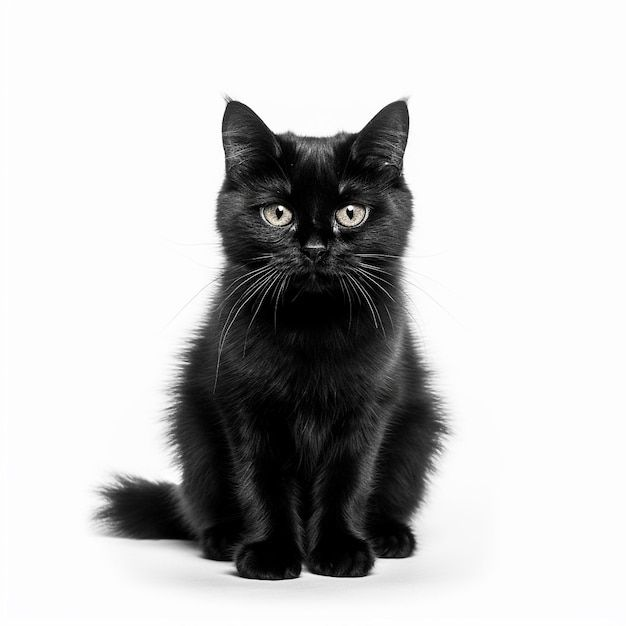
#> input picture images/img555.jpg, 626 x 626 px
$ python CW_lesson5.py
#> lines starting #> are read from the running program, lines starting #| are printed output that depends on the picture; after the words box and inside, x2 and y2 are one past the last pixel; in counts of white or black regions, pixels touching at a corner belong together
import cv2
import numpy as np

img = cv2.imread('images/img555.jpg')
#> img is the input picture: shape (626, 626, 3); mean B, G, R 194.6, 194.7, 194.7
img_copy = img.copy()

img = cv2.GaussianBlur(img, (5, 5), 2)
img = cv2.cvtColor(img, cv2.COLOR_BGR2HSV)
#> img: shape (626, 626, 3); mean H, S, V 0.9, 0.2, 194.7

lower = np.array([0, 0, 0])
upper = np.array([179, 255, 234])

mask = cv2.inRange(img, lower, upper)
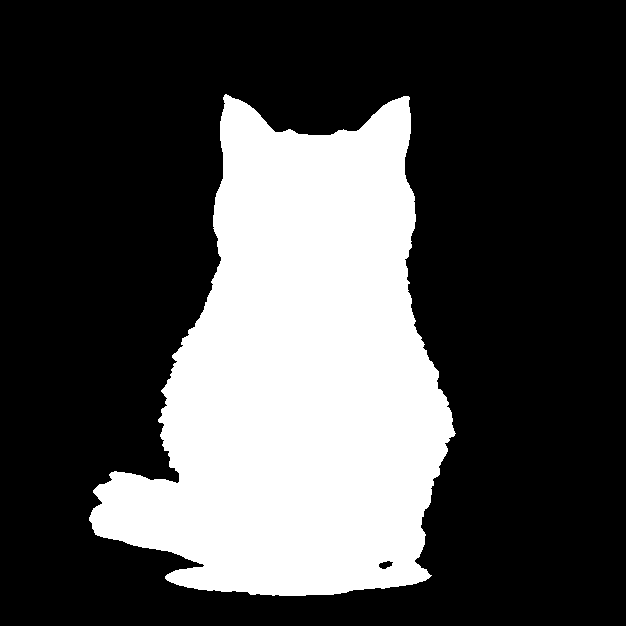
#> mask: shape (626, 626); 29.3% white; 1 white region
img = cv2.bitwise_and(img, img, mask = mask)
#> img: shape (626, 626, 3); mean H, S, V 0.3, 0.2, 16.3


contours, _ = cv2.findContours(mask, cv2.RETR_EXTERNAL, cv2.CHAIN_APPROX_SIMPLE)
#> contours = 1 contour; box (x1, y1, x2, y2) and area: (89, 94, 456, 596) 114141

for cnt in contours:
    area = cv2.contourArea(cnt)
    if area > 200:
        x, y, w, h = cv2.boundingRect(cnt)
        perimeter = cv2.arcLength(cnt, True) #ОБЧИСЛЮЄТЬСЯ ПЕРИМЕТР КОНТУРУ
        M = cv2.moments(cnt)                #моменти конкуру

        if M['m00'] != 0:
            cx = int(M['m10'] / M['m00'])
            cy = int(M['m01'] / M['m00'])

        aspect_ratio = round(w/h,2)
        compactness = round((4* np.pi * area)/(perimeter ** 2),2)
        approx = cv2.approxPolyDP(cnt, 0.02 * perimeter, True) #ккість вершин у фігурі
        if len(approx) == 4:
            shape = "square"
        elif len(approx) == 3:
            shape = "triangle"
        elif len(approx) > 9:
            shape = "oval"
        else:
            shape = "else"


        cv2.putText(img_copy, f'S: {int(area)}, P:{int(perimeter)}', (x, y - 5), cv2.FONT_HERSHEY_SIMPLEX, 0.8, (0, 255, 0), 2)
        cv2.rectangle(img_copy, (x, y), (x + w, y + h), (0, 255, 0), 2)
        cv2.circle(img_copy, (cx,cy),  4, (0, 0, 255), -1)
        cv2.putText(img_copy, f'AR:{aspect_ratio}, C:{compactness}', (x, y - 35), cv2.FONT_HERSHEY_SIMPLEX, 0.8, (0, 255, 0), 2)
        cv2.putText(img_copy, f'shape:{shape}', (x, y - 65), cv2.FONT_HERSHEY_SIMPLEX, 0.8, (0, 255, 0), 2)
#> this loop made 1 pass
#> (area, x, y, w, h, perimeter, cx, cy) on pass 1: (114141, 89, 94, 367, 502, 1894, 298, 377)
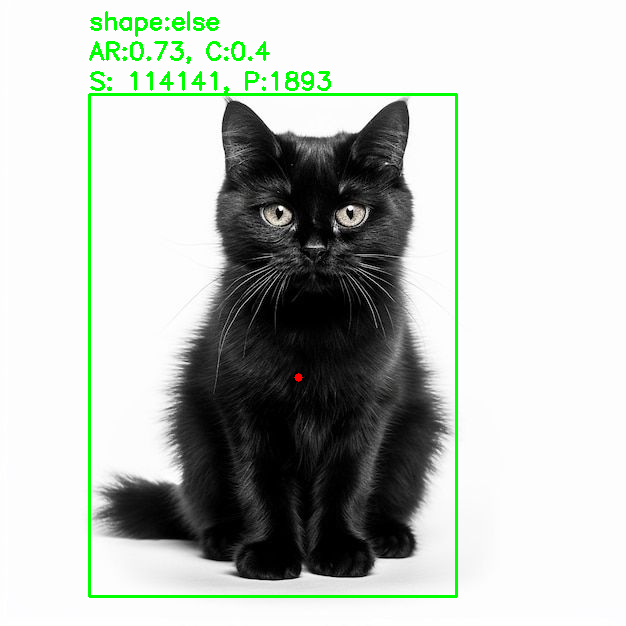
#> img_copy: shape (626, 626, 3); 2.23% of pixels changed, all inside (x1, y1, x2, y2) = (88, 11, 458, 598)


cv2.imshow('img', img)
cv2.imshow('mask', img_copy)

cv2.waitKey(0)
cv2.destroyAllWindows()

$ run again, with images/img1.jpg copied over images/img555.jpg
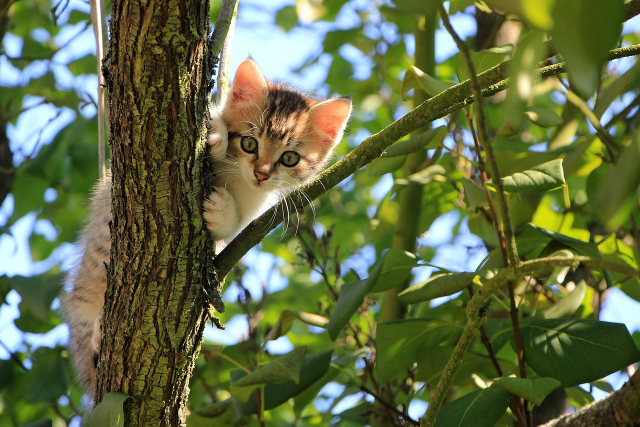
#> input picture images/img1.jpg, 1280 x 853 px (shown at 1/2 size)
#> img is the input picture: shape (853, 1280, 3); mean B, G, R 70, 109.5, 99.4
#> `mask = cv2.inRange(img, lower, upper)`:
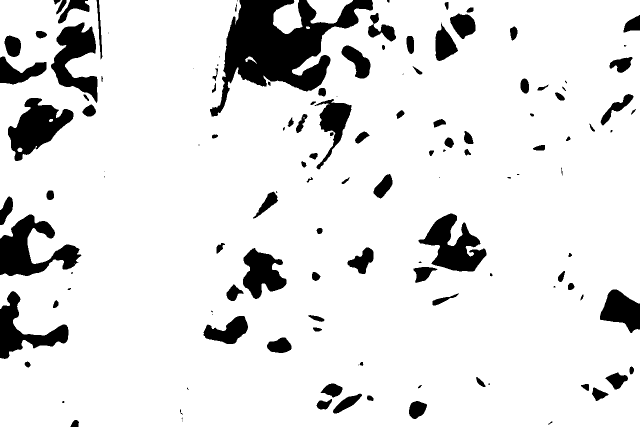
#> mask: shape (853, 1280) (shown at 1/2 size); 88.9% white; 133 black regions (32 under 20 px)
#> contours = 6 contours, 1 with area under 20; largest, box (x1, y1, x2, y2) and area: (0, 0, 1280, 853) 1026259, (613, 0, 706, 47) 2688, (546, 0, 605, 68) 2535, (490, 113, 513, 128) 86, (612, 53, 620, 58) 24
#> the loop `for cnt in contours:` made 6 passes
#> (area, x, w, h, perimeter, cx, cy, aspect_ratio) on passes 4 to 6: (2688.5, 613, 93, 47, 266.8, 655, 19, 1.98), (2535, 546, 59, 68, 218.2, 575, 35, 0.87), (1026259, 0, 1280, 853, 7192.2, 651, 436, 1.5)
#> after the loop `for cnt in contours:`:
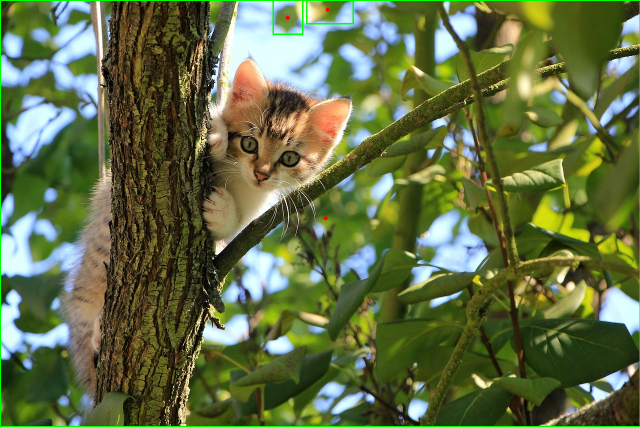
#> img_copy: shape (853, 1280, 3) (shown at 1/2 size); 0.7% of pixels changed, all inside (x1, y1, x2, y2) = (0, 0, 1280, 853)
